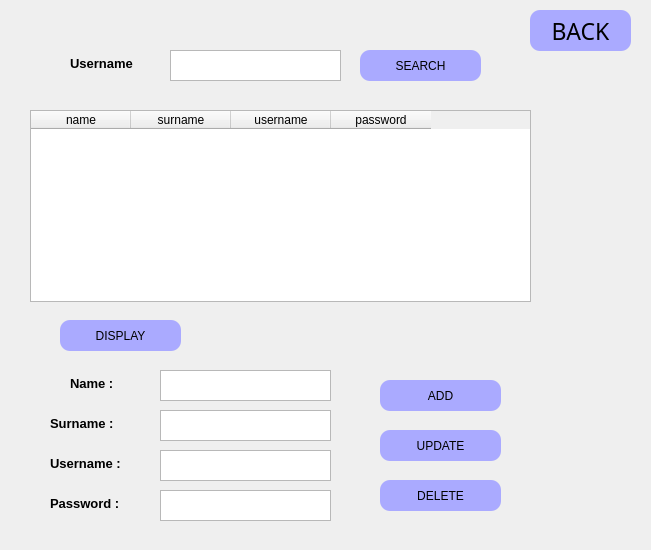
<?xml version="1.0" encoding="UTF-8"?>
<ui version="4.0">
 <class>newadmin</class>
 <widget class="QWidget" name="newadmin">
  <property name="geometry">
   <rect>
    <x>0</x>
    <y>0</y>
    <width>651</width>
    <height>550</height>
   </rect>
  </property>
  <property name="windowTitle">
   <string>Form</string>
  </property>
  <widget class="QPushButton" name="pushButton_4">
   <property name="geometry">
    <rect>
     <x>530</x>
     <y>10</y>
     <width>101</width>
     <height>41</height>
    </rect>
   </property>
   <property name="font">
    <font>
     <family>8514oem</family>
     <pointsize>17</pointsize>
     <weight>50</weight>
     <italic>false</italic>
     <bold>false</bold>
    </font>
   </property>
   <property name="styleSheet">
    <string notr="true">.QPushButton
{
background: rgb(170,170, 255);

font: 17pt &quot;8514oem&quot;;
border-radius: 10px;
}

.QPushButton:hover
{
 	background-color: rgb(100, 150, 255);
}
</string>
   </property>
   <property name="text">
    <string>BACK</string>
   </property>
   <property name="autoDefault">
    <bool>false</bool>
   </property>
  </widget>
  <widget class="QPushButton" name="pushButton_5">
   <property name="geometry">
    <rect>
     <x>380</x>
     <y>380</y>
     <width>121</width>
     <height>31</height>
    </rect>
   </property>
   <property name="styleSheet">
    <string notr="true">.QPushButton
{
background: rgb(170,170, 255);

font: 15pt &quot;8514oem&quot;;
border-radius: 10px;
}

.QPushButton:hover
{
 	background-color: rgb(100, 150, 255);
}
</string>
   </property>
   <property name="text">
    <string>ADD</string>
   </property>
   <property name="autoDefault">
    <bool>false</bool>
   </property>
  </widget>
  <widget class="QPushButton" name="pushButton_6">
   <property name="geometry">
    <rect>
     <x>380</x>
     <y>430</y>
     <width>121</width>
     <height>31</height>
    </rect>
   </property>
   <property name="styleSheet">
    <string notr="true">.QPushButton
{
background: rgb(170,170, 255);

font: 15pt &quot;8514oem&quot;;
border-radius: 10px;
}

.QPushButton:hover
{
 	background-color: rgb(100, 150, 255);
}
</string>
   </property>
   <property name="text">
    <string>UPDATE</string>
   </property>
   <property name="autoDefault">
    <bool>false</bool>
   </property>
  </widget>
  <widget class="QPushButton" name="pushButton_7">
   <property name="geometry">
    <rect>
     <x>380</x>
     <y>480</y>
     <width>121</width>
     <height>31</height>
    </rect>
   </property>
   <property name="styleSheet">
    <string notr="true">.QPushButton
{
background: rgb(170,170, 255);

font: 15pt &quot;8514oem&quot;;
border-radius: 10px;
}

.QPushButton:hover
{
 	background-color: rgb(100, 150, 255);
}
</string>
   </property>
   <property name="text">
    <string>DELETE</string>
   </property>
   <property name="autoDefault">
    <bool>false</bool>
   </property>
  </widget>
  <widget class="QPushButton" name="pushButton_8">
   <property name="geometry">
    <rect>
     <x>360</x>
     <y>50</y>
     <width>121</width>
     <height>31</height>
    </rect>
   </property>
   <property name="styleSheet">
    <string notr="true">.QPushButton
{
background: rgb(170,170, 255);

font: 15pt &quot;8514oem&quot;;
border-radius: 10px;
}

.QPushButton:hover
{
 	background-color: rgb(100, 150, 255);
}
</string>
   </property>
   <property name="text">
    <string>SEARCH</string>
   </property>
   <property name="autoDefault">
    <bool>false</bool>
   </property>
  </widget>
  <widget class="QTableWidget" name="tableWidget">
   <property name="geometry">
    <rect>
     <x>30</x>
     <y>110</y>
     <width>501</width>
     <height>192</height>
    </rect>
   </property>
   <column>
    <property name="text">
     <string>name</string>
    </property>
   </column>
   <column>
    <property name="text">
     <string>surname</string>
    </property>
   </column>
   <column>
    <property name="text">
     <string>username</string>
    </property>
   </column>
   <column>
    <property name="text">
     <string>password</string>
    </property>
   </column>
  </widget>
  <widget class="QLabel" name="label_4">
   <property name="geometry">
    <rect>
     <x>70</x>
     <y>370</y>
     <width>60</width>
     <height>27</height>
    </rect>
   </property>
   <property name="font">
    <font>
     <pointsize>10</pointsize>
     <weight>75</weight>
     <bold>true</bold>
    </font>
   </property>
   <property name="text">
    <string>Name :</string>
   </property>
  </widget>
  <widget class="QLabel" name="label_5">
   <property name="geometry">
    <rect>
     <x>50</x>
     <y>490</y>
     <width>101</width>
     <height>27</height>
    </rect>
   </property>
   <property name="font">
    <font>
     <pointsize>10</pointsize>
     <weight>75</weight>
     <bold>true</bold>
    </font>
   </property>
   <property name="text">
    <string>Password :</string>
   </property>
  </widget>
  <widget class="QLabel" name="label_6">
   <property name="geometry">
    <rect>
     <x>50</x>
     <y>410</y>
     <width>111</width>
     <height>27</height>
    </rect>
   </property>
   <property name="font">
    <font>
     <pointsize>10</pointsize>
     <weight>75</weight>
     <bold>true</bold>
    </font>
   </property>
   <property name="text">
    <string>Surname :</string>
   </property>
  </widget>
  <widget class="QLabel" name="label_7">
   <property name="geometry">
    <rect>
     <x>50</x>
     <y>450</y>
     <width>101</width>
     <height>27</height>
    </rect>
   </property>
   <property name="font">
    <font>
     <pointsize>10</pointsize>
     <weight>75</weight>
     <bold>true</bold>
    </font>
   </property>
   <property name="text">
    <string>Username :</string>
   </property>
  </widget>
  <widget class="QTextEdit" name="textEdit">
   <property name="geometry">
    <rect>
     <x>160</x>
     <y>370</y>
     <width>171</width>
     <height>31</height>
    </rect>
   </property>
  </widget>
  <widget class="QTextEdit" name="textEdit_2">
   <property name="geometry">
    <rect>
     <x>160</x>
     <y>410</y>
     <width>171</width>
     <height>31</height>
    </rect>
   </property>
  </widget>
  <widget class="QTextEdit" name="textEdit_3">
   <property name="geometry">
    <rect>
     <x>160</x>
     <y>450</y>
     <width>171</width>
     <height>31</height>
    </rect>
   </property>
  </widget>
  <widget class="QTextEdit" name="textEdit_4">
   <property name="geometry">
    <rect>
     <x>160</x>
     <y>490</y>
     <width>171</width>
     <height>31</height>
    </rect>
   </property>
  </widget>
  <widget class="QTextEdit" name="textEdit_5">
   <property name="geometry">
    <rect>
     <x>170</x>
     <y>50</y>
     <width>171</width>
     <height>31</height>
    </rect>
   </property>
  </widget>
  <widget class="QLabel" name="label_8">
   <property name="geometry">
    <rect>
     <x>70</x>
     <y>50</y>
     <width>91</width>
     <height>27</height>
    </rect>
   </property>
   <property name="font">
    <font>
     <pointsize>10</pointsize>
     <weight>75</weight>
     <bold>true</bold>
    </font>
   </property>
   <property name="text">
    <string>Username</string>
   </property>
  </widget>
  <widget class="QPushButton" name="pushButton_9">
   <property name="geometry">
    <rect>
     <x>60</x>
     <y>320</y>
     <width>121</width>
     <height>31</height>
    </rect>
   </property>
   <property name="styleSheet">
    <string notr="true">.QPushButton
{
background: rgb(170,170, 255);

font: 15pt &quot;8514oem&quot;;
border-radius: 10px;
}

.QPushButton:hover
{
 	background-color: rgb(100, 150, 255);
}
</string>
   </property>
   <property name="text">
    <string>DISPLAY</string>
   </property>
   <property name="autoDefault">
    <bool>false</bool>
   </property>
  </widget>
 </widget>
 <resources/>
 <connections/>
</ui>
